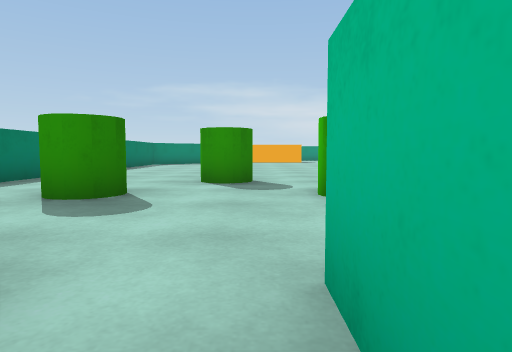
view 1 (above)

24 first-person views from a walk through a scene from a Unity 3-D project. The camera is 0.55 m above the floor, tilts 4° down and sees 75° across. The floor is counted in squares, 1 m on a side. Each view is taken from the middle of a square. On the plan, view 1 faces up. The plan holds only what a view shows up to about 9 squares ahead; the rest is blank. Surface patterns are stand-ins for the level's own textures.

view 2
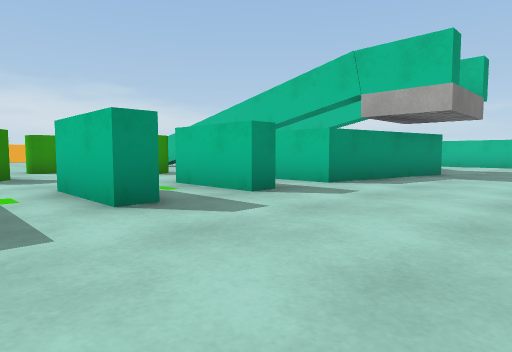

view 3
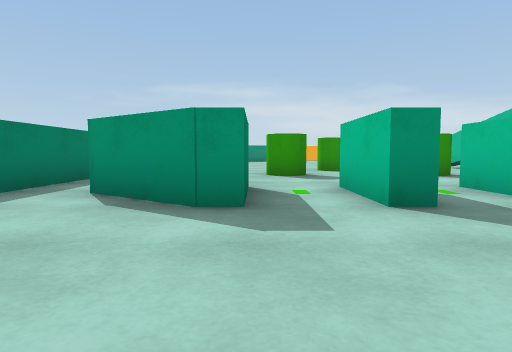

view 4
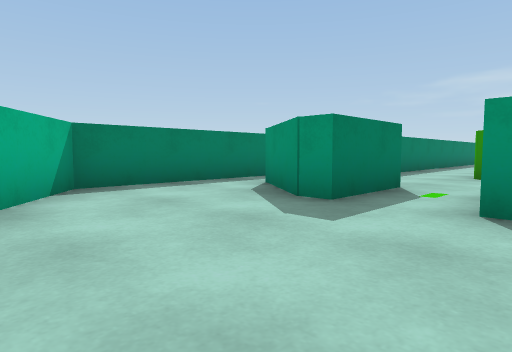

view 5
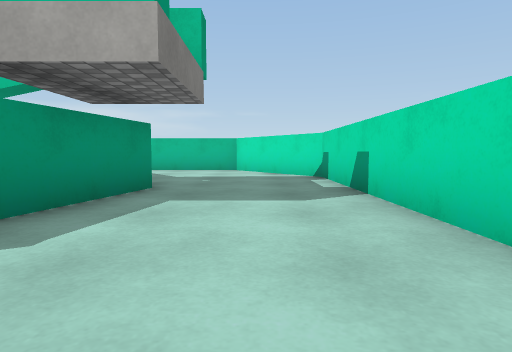

view 6
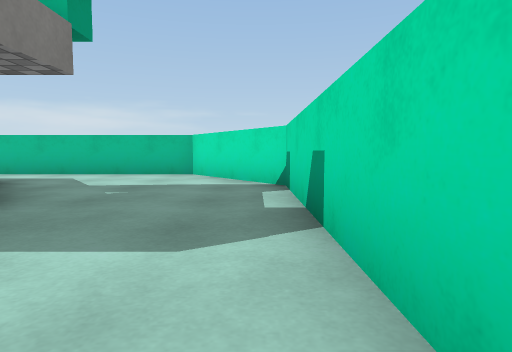

view 7
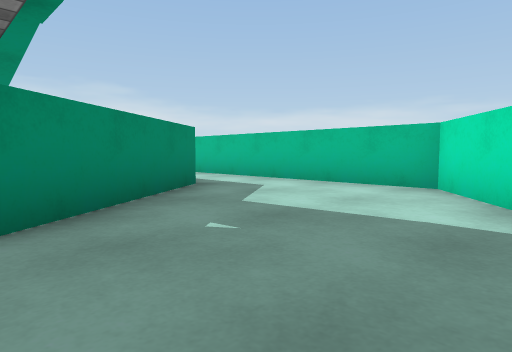

view 8
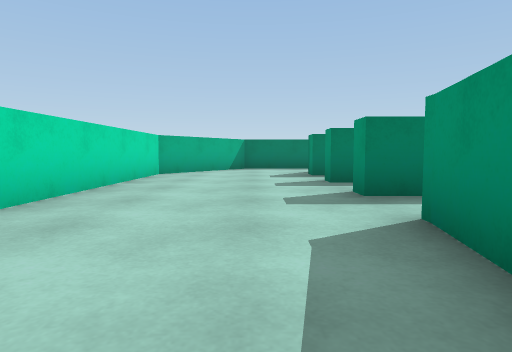

view 9
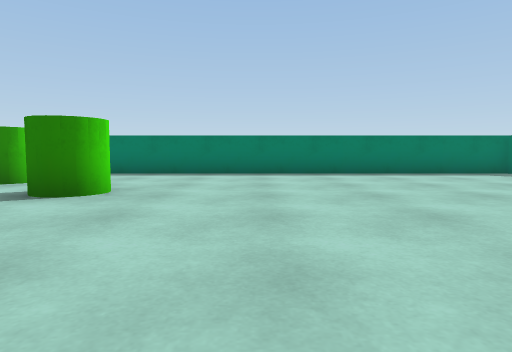

view 10
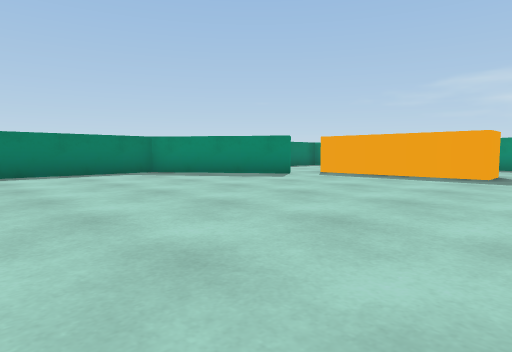

view 11
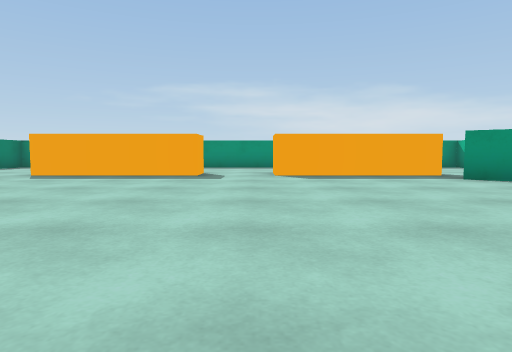

view 12
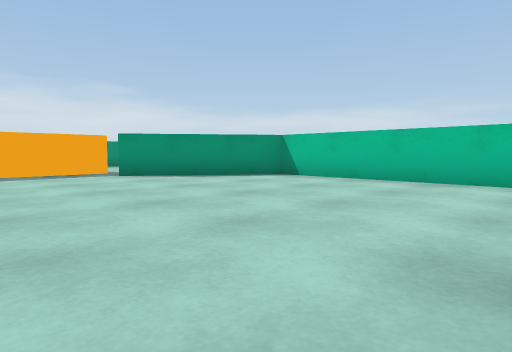

view 13
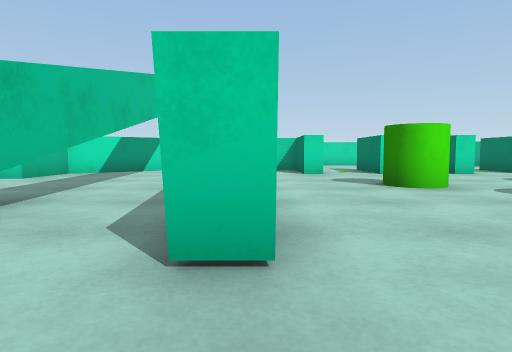

view 14
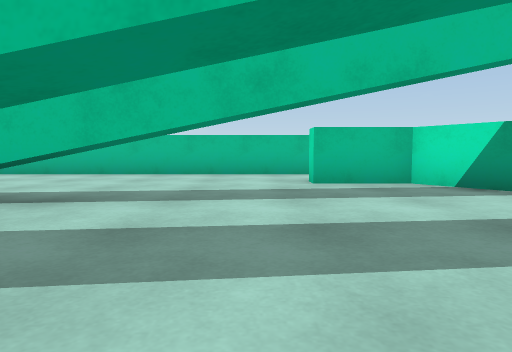

view 15
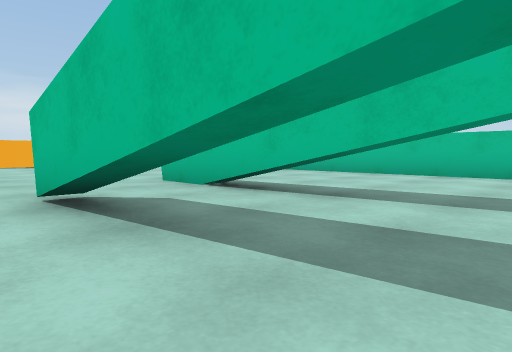

view 16
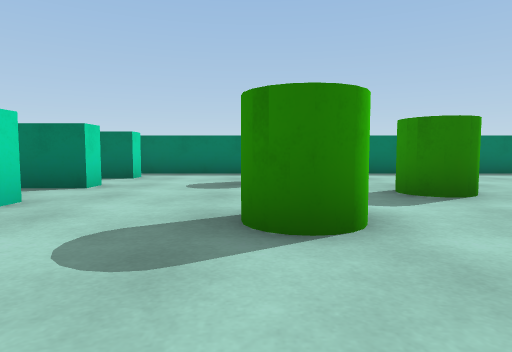

view 17
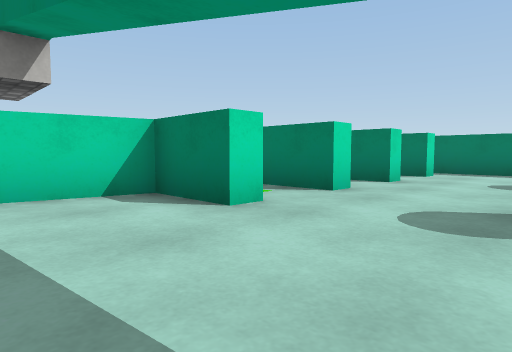

view 18
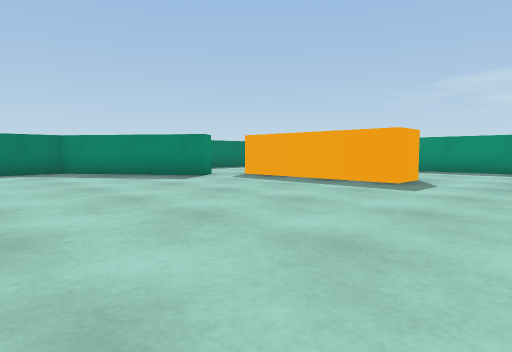

view 19
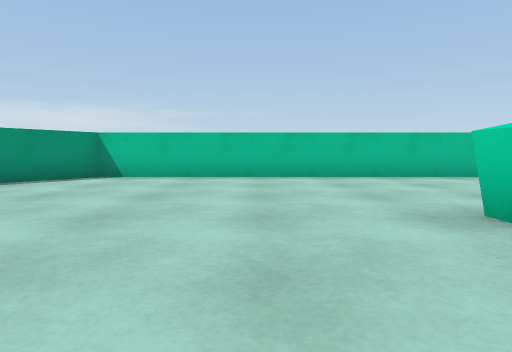

view 20
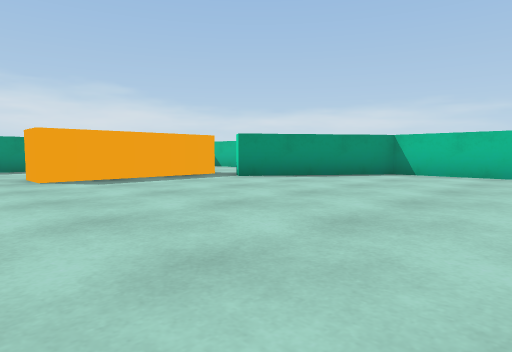

view 21
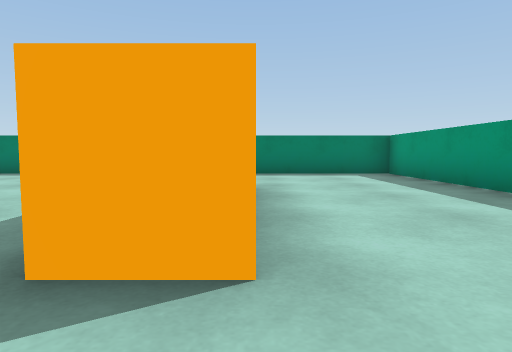

view 22
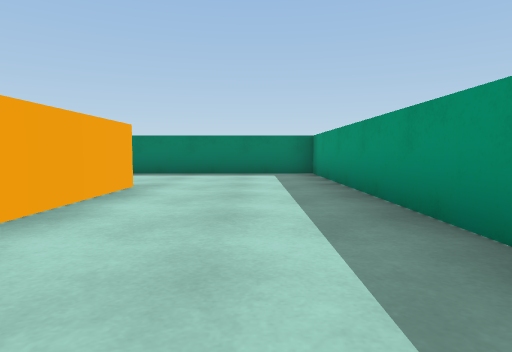

view 23
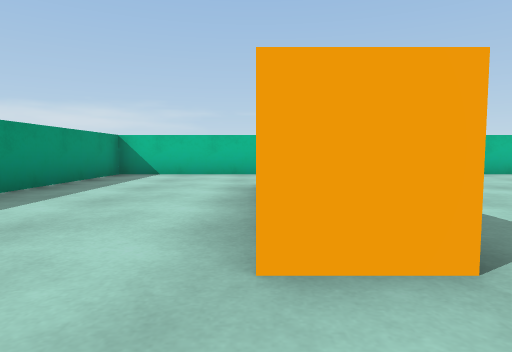

view 24
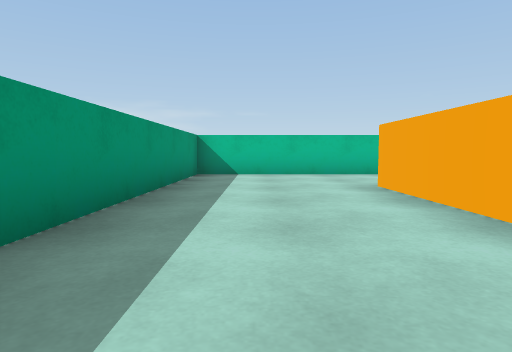

### Floor plan
Key: @ floor where view 1 was taken; # wall or solid block; . floor; C green cylinder; T thing the floor can be seen under or through.
Columns run from 7 left of view 1 to 12 right of it. Each row starts with its distance up from view 1.
 24   ##################
 23   #................#
 22   #................#
 21   #................#
 20   #...####..####...#
 19   #...####..####...#
 18      #..........#
 17    ###..........##
 16   ##.............###
 15   #................#
 14   #................#
 13   #................#
 12   #................#
 11   #................#
 10   #...........T....#
  9   #...........T....#
  8   #........#..T....#
  7   #...C....#..T....#
  6   #...CC...#..T....#
  5   #..C..C..#..T....#
  4   #..C..CC.........#
  3 #.#................#
  2 #.#.............#..#
  1 #.#.#.#.#.#.....#..#
  0 #.###.#@#.#...###..#
 -1 #.........#####....#
 -2 #..................#
 -3 ##................##
 -4  ###............###
 -5    ##############

Where each view was taken, in squares from view 1:
view 1: 0 up, 0 right, facing up
view 2: 4 down, 3 left, facing up-right
view 3: 4 down, 3 left, facing up
view 4: 4 down, 1 left, facing up-left
view 5: 3 down, 1 right, facing right
view 6: 4 down, 3 right, facing right
view 7: 4 down, 6 right, facing up-right
view 8: 2 down, 5 right, facing left
view 9: 9 up, 4 right, facing left
view 10: 11 up, 4 right, facing up-left
view 11: 11 up, 4 right, facing up
view 12: 10 up, 5 right, facing up-right
view 13: 10 up, 4 right, facing down
view 14: 4 up, 3 right, facing right
view 15: 4 up, 3 right, facing up-right
view 16: 4 up, 4 right, facing left
view 17: 4 up, 5 right, facing down-left
view 18: 13 up, 5 right, facing up-left
view 19: 12 up, 4 right, facing right
view 20: 12 up, 3 right, facing up-right
view 21: 20 up, 4 right, facing left
view 22: 22 up, 4 right, facing left
view 23: 20 up, 3 right, facing right
view 24: 22 up, 3 right, facing right
